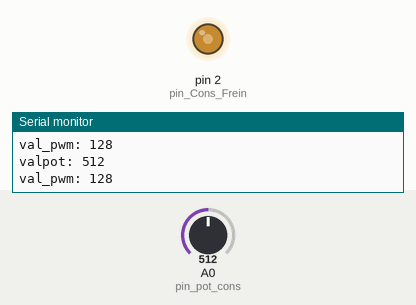
A sketch run on a simulated Arduino Mega 2560, built with avr-gcc and run on an emulated ATmega2560. Shown: output pins drawn as LEDs (lit = HIGH), the last lines printed to the serial monitor. Inputs (shaded band) come from the test bench; at power-on: A0 (pin_pot_cons) = 512.

Above: at 1.2 s.
1.3 s: A0 (pin_pot_cons) set to 716
At 2.5 s:
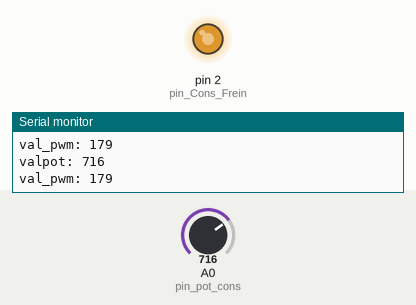
2.8 s: A0 (pin_pot_cons) set to 900
At 4.0 s:
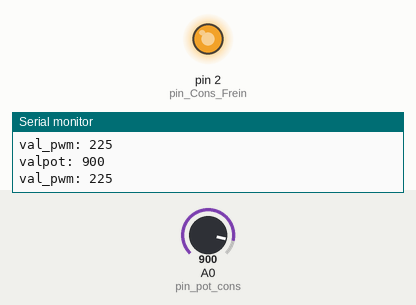
4.3 s: A0 (pin_pot_cons) set to 122
At 5.5 s:
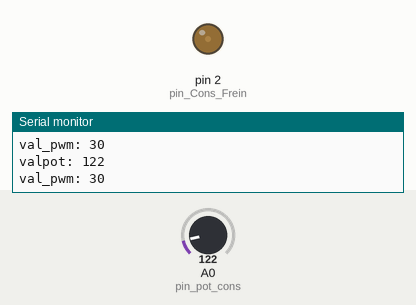
5.8 s: A0 (pin_pot_cons) set to 0
At 7.1 s:
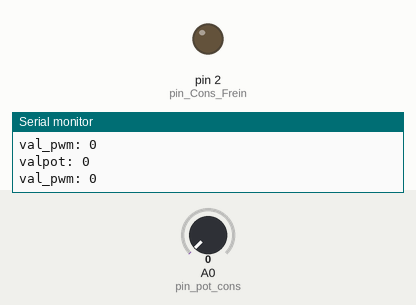
Timing chart, 0 to 8.3 s (numbered marks = the images above; inputs shaded):
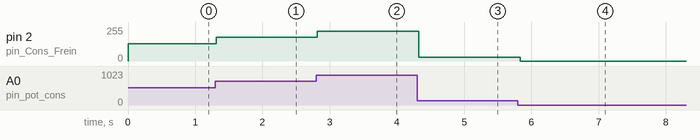

The sketch:

PWM_consigneEC1.ino
```cpp
// envoi une PWM de frequence 500hz en 3Vcc.

#define Freq_PWN 500    //frequence de la PWN à 500Hz
#define pin_Cons_Frein 2
#define pin_pot_cons A0
 int val = 0;


void setup() {
  pinMode(pin_Cons_Frein, OUTPUT);   // sets the pin as output
  Serial.begin(9600);
  Serial.println("test pwm");

}

void loop() {

  val = analogRead(pin_pot_cons);   // lecture ana de 0 a 1023    (50% à 515)
  Serial.print("valpot: ");
  Serial.println(val);
  Serial.print("val_pwm: ");
  Serial.println(val/4);
  analogWrite(pin_Cons_Frein, val / 4);  //Pwm varian entre 0 et 255
  delay(100);
}
```

Measured:
- after the input at 1.3 s, pin 2 (pin_Cons_Frein): 128/255 → 179/255 at once
- after the input at 2.8 s, pin 2 (pin_Cons_Frein): 179/255 → 225/255 at once
- after the input at 4.3 s, pin 2 (pin_Cons_Frein): 225/255 → 30/255 at once
- after the input at 5.8 s, pin 2 (pin_Cons_Frein): 30/255 → 0/255 at once
